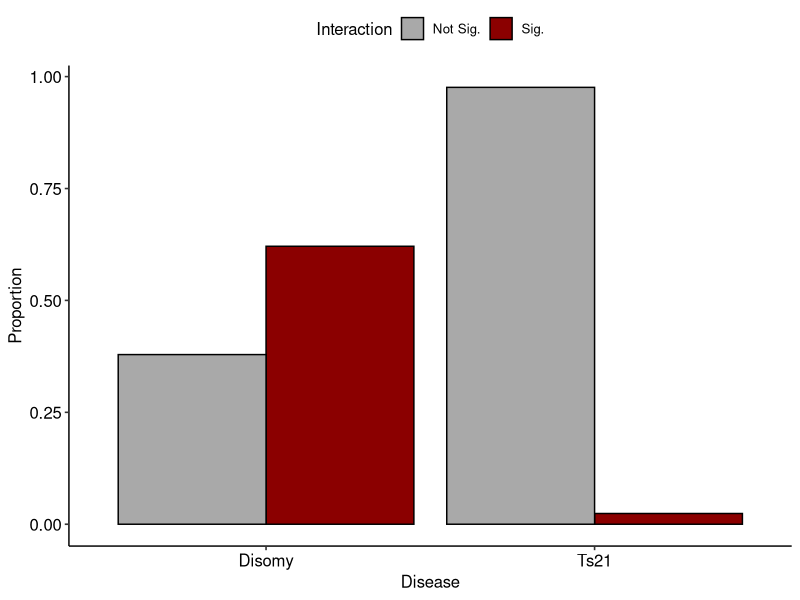

Recreate this plot in R.
library(ggplot2)
tmp = data.frame(
  Disease=c("Disomy","Disomy","Ts21","Ts21"),
  Interaction=c("Sig.","Not Sig.","Sig.","Not Sig."),
  Proportion=c(0.621,1-0.621,0.024,1-0.024)
)
g=ggplot(tmp,aes(x=Disease,fill=Interaction,y=Proportion)) + geom_bar(stat='identity',position = 'dodge',col='black') + ggpubr::theme_pubr() +
  scale_fill_manual(values=c("darkgrey","darkred"))
f.out="~/Downloads/interaction_plot.pdf"
pdf(f.out,width=4,height=3.3)
print(g)
dev.off()